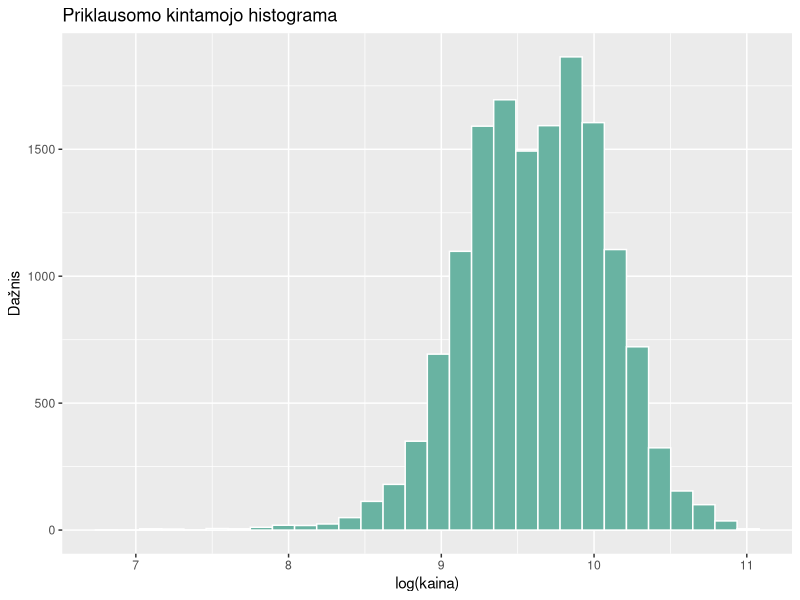
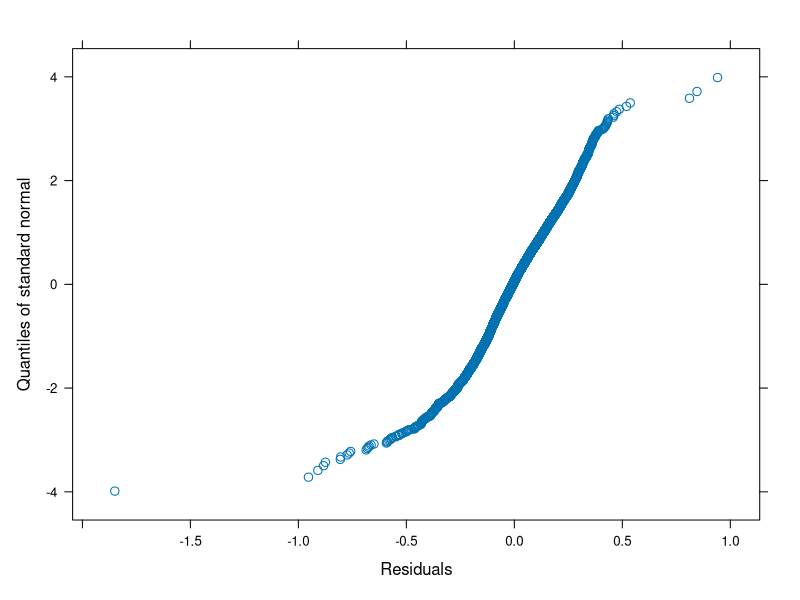
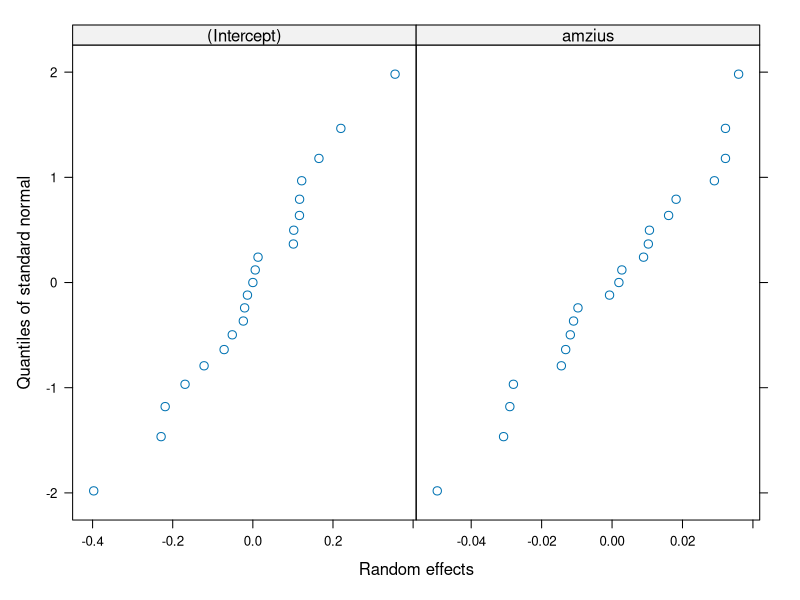
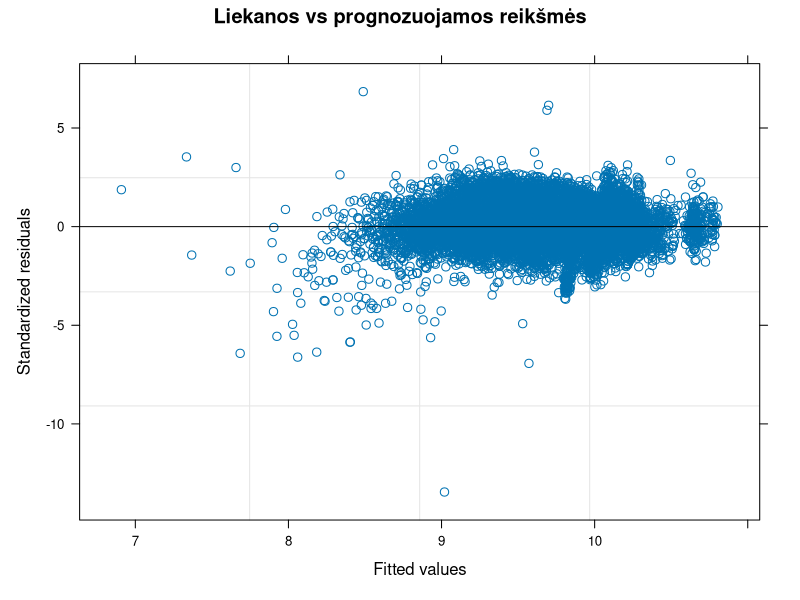
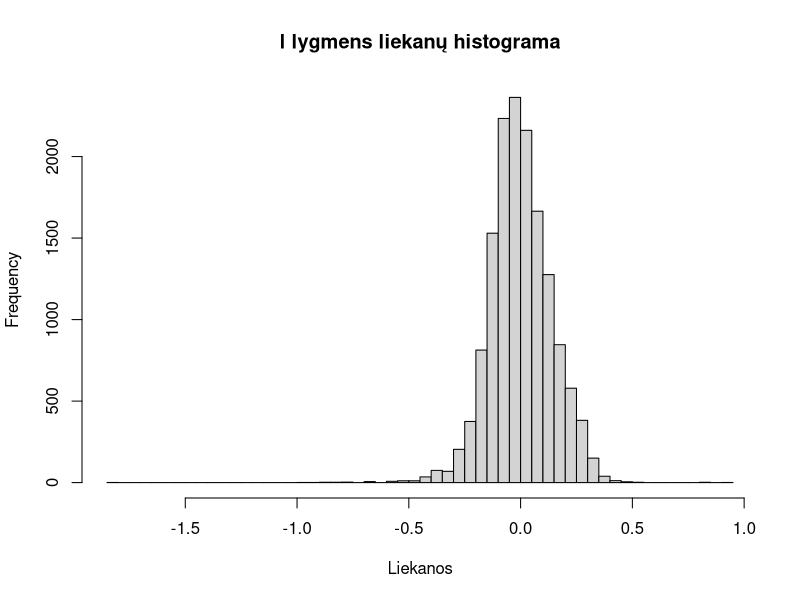

The R script that drew these images, in order:
## ---- chunk 1
knitr::opts_chunk$set(echo = TRUE, warning = FALSE, message = FALSE)
## ---- chunk 2
library(nlme)      # lme() – hierarchiniai tiesiniai modeliai (kaip paskaitos pavyzdyje)
library(ggplot2)   # priklausomo kintamojo histograma
## ---- chunk 3
duom <- read.csv("vw.csv")
duom$model <- trimws(duom$model)                         # pavadinimų priekyje yra tarpas

duom <- subset(duom, fuelType %in% c("Petrol", "Diesel"))   # tik benzininiai ir dyzeliniai
duom <- subset(duom, engineSize > 0)                        # variklio tūris 0 – klaida
duom <- subset(duom, mpg >= 20 & mpg <= 100)                # neįtikėtinos sąnaudų reikšmės
duom <- duom[duom$model %in% names(which(table(duom$model) >= 30)), ]  # modeliai su >= 30 automobilių
duom$model <- factor(duom$model)

duom$lkaina <- log(duom$price)        # priklausomas kintamasis – kainos logaritmas
duom$amzius <- 2020 - duom$year       # amžius metais (duomenys surinkti 2020 m.)
duom$rida   <- duom$mileage / 1000    # rida, tūkst. mylių
duom$vid_variklis <- ave(duom$engineSize, duom$model)   # II lygmens kintamasis: modelio vidutinis variklio tūris

nrow(duom)            # stebėjimų skaičius
nlevels(duom$model)   # II lygmens aibių (modelių) skaičius
sort(table(duom$model))
## ---- chunk 4
ggplot(duom, aes(x = lkaina)) +
  geom_histogram(bins = 30, fill = "#69b3a2", color = "white") +
  labs(title = "Priklausomo kintamojo histograma", x = "log(kaina)", y = "Dažnis")
set.seed(2026)
shapiro.test(sample(duom$lkaina, 5000))   # shapiro.test leidžia iki 5000 stebėjimų – atsitiktinė imtis
## ---- chunk 5
model.0 <- lme(lkaina ~ 1, random = ~ 1 | model, data = duom)   # REML
summary(model.0)
VarCorr(model.0)
tau00 <- as.numeric(VarCorr(model.0)[1, "Variance"])
sigma2_0 <- model.0$sigma^2
ICC <- tau00 / (tau00 + sigma2_0)
ICC
intervals(model.0)    # PI dispersijų st. nuokrypiams (ar tau00 > 0, sigma^2 > 0)
## ---- chunk 6
round(cor(duom[, c("amzius", "rida", "mpg")]), 3)
## ---- chunk 7
duom$transmission <- factor(duom$transmission)   # Automatic, Manual, Semi-Auto
duom$fuelType <- factor(duom$fuelType)           # Diesel, Petrol
table(duom$transmission); table(duom$fuelType)

ctrl <- lmeControl(opt = "optim", maxIter = 200, msMaxIter = 200)
model.1 <- lme(lkaina ~ 1 + vid_variklis + amzius + rida + mpg + transmission + fuelType,
               random = ~ 1 + amzius | model, data = duom, control = ctrl)   # REML
summary(model.1)        # fiksuoti parametrai (Fixed effects) ir st. nuokrypiai (Random effects)
VarCorr(model.1)        # dispersijos: tau00, tau11, sigma^2

model.0ml <- update(model.0, method = "ML")   # modelių palyginimui – ML įverčiai
model.1ml <- update(model.1, method = "ML")

# Ar reikalingas atsitiktinis amžiaus nuolydis?
model.1a <- lme(lkaina ~ 1 + vid_variklis + amzius + rida + mpg + transmission + fuelType,
                random = ~ 1 | model, data = duom, method = "ML", control = ctrl)
anova(model.1ml, model.1a)
## ---- chunk 8
model.2ml <- update(model.1ml, . ~ . + vid_variklis:amzius)
summary(model.2ml)$tTable
anova(model.1ml, model.2ml)
## ---- chunk 9
model.3ml <- update(model.1ml, . ~ . + vid_variklis:mpg)
summary(model.3ml)$tTable
anova(model.1ml, model.3ml)
AIC(model.1ml) - AIC(model.3ml)
## ---- chunk 10
model.3 <- update(model.3ml, method = "REML")
summary(model.3)       # fiksuoti parametrai ir st. nuokrypiai
VarCorr(model.3)       # dispersijos: tau00, tau11, sigma^2

sigma2_3 <- model.3$sigma^2
(sigma2_0 - sigma2_3) / sigma2_0              # I lygmens dispersijos sąlyginis pokytis
anova(model.3ml, model.0ml)                   # AIC ir tikėtinumo santykio testas (ML)
AIC(model.0ml) - AIC(model.3ml)               # Akaikės indekso pokytis
## ---- chunk 11
qqnorm(model.3, ~ resid(.))      # I lygmens liekanos e
qqnorm(model.3, ~ ranef(.))      # II lygmens u0 ir u1
plot(model.3, resid(., type = "pearson") ~ fitted(.), abline = 0,
     main = "Liekanos vs prognozuojamos reikšmės")   # homoskedastiškumas
hist(resid(model.3), breaks = 80, main = "I lygmens liekanų histograma", xlab = "Liekanos")
mean(abs(resid(model.3, type = "pearson")) > 3)   # dalis liekanų, didesnių nei 3 st. nuokrypiai
round(ranef(model.3), 3)
## ---- chunk 12
vv_golf <- unique(duom$vid_variklis[duom$model == "Golf"])
naujas_golf <- data.frame(model = factor("Golf", levels = levels(duom$model)),
                          vid_variklis = vv_golf, amzius = 3, rida = 30, mpg = 55,
                          transmission = factor("Manual", levels = levels(duom$transmission)),
                          fuelType = factor("Petrol", levels = levels(duom$fuelType)))
exp(predict(model.3, naujas_golf, level = 0))   # populiacijos lygis
exp(predict(model.3, naujas_golf, level = 1))   # su Golf atsitiktiniais efektais
